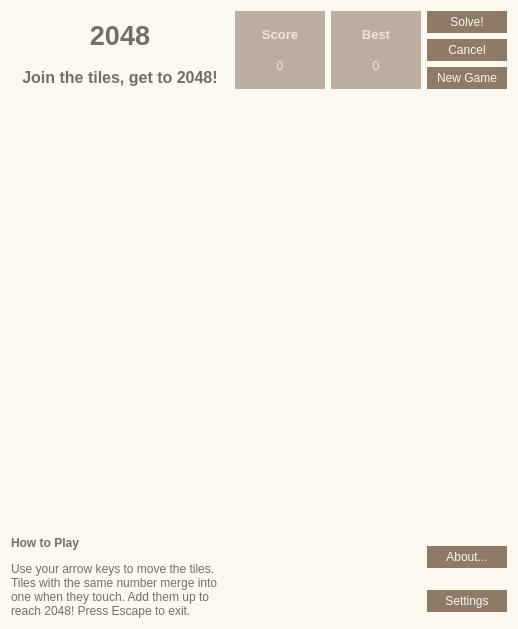
<?xml version="1.0" encoding="UTF-8"?>
<ui version="4.0">
 <class>MainUserInterfaceClass</class>
 <widget class="QMainWindow" name="MainUserInterfaceClass">
  <property name="geometry">
   <rect>
    <x>0</x>
    <y>0</y>
    <width>518</width>
    <height>629</height>
   </rect>
  </property>
  <property name="windowTitle">
   <string>2048</string>
  </property>
  <property name="styleSheet">
   <string notr="true">background-color: rgb(250,248,239);</string>
  </property>
  <widget class="QWidget" name="centralWidget">
   <layout class="QGridLayout" name="gridLayout">
    <item row="0" column="0" rowspan="2">
     <widget class="Label" name="lblTitle">
      <property name="styleSheet">
       <string notr="true">color: rgb(119,110,101);</string>
      </property>
      <property name="text">
       <string>&lt;html&gt;&lt;head/&gt;&lt;body&gt;&lt;p&gt;&lt;span style=&quot; font-size:20pt; font-weight:600;&quot;&gt;2048&lt;/span&gt;&lt;/p&gt;&lt;/body&gt;&lt;/html&gt;</string>
      </property>
      <property name="alignment">
       <set>Qt::AlignCenter</set>
      </property>
     </widget>
    </item>
    <item row="0" column="1" rowspan="3">
     <widget class="QFrame" name="frmScore">
      <property name="sizePolicy">
       <sizepolicy hsizetype="Fixed" vsizetype="Preferred">
        <horstretch>0</horstretch>
        <verstretch>0</verstretch>
       </sizepolicy>
      </property>
      <property name="minimumSize">
       <size>
        <width>90</width>
        <height>0</height>
       </size>
      </property>
      <property name="maximumSize">
       <size>
        <width>90</width>
        <height>16777215</height>
       </size>
      </property>
      <property name="styleSheet">
       <string notr="true">background-color: rgb(187, 173, 160);</string>
      </property>
      <property name="frameShape">
       <enum>QFrame::NoFrame</enum>
      </property>
      <property name="frameShadow">
       <enum>QFrame::Plain</enum>
      </property>
      <layout class="QVBoxLayout" name="verticalLayout">
       <item>
        <widget class="Label" name="lblScoreTitle">
         <property name="minimumSize">
          <size>
           <width>0</width>
           <height>0</height>
          </size>
         </property>
         <property name="maximumSize">
          <size>
           <width>16777215</width>
           <height>16777215</height>
          </size>
         </property>
         <property name="styleSheet">
          <string notr="true">background-color: rgb(187, 173, 160);
color: rgb(238, 228, 218);</string>
         </property>
         <property name="text">
          <string>&lt;html&gt;&lt;head/&gt;&lt;body&gt;&lt;p&gt;&lt;span style=&quot; font-size:10pt; font-weight:600;&quot;&gt;Score&lt;/span&gt;&lt;/p&gt;&lt;/body&gt;&lt;/html&gt;</string>
         </property>
         <property name="alignment">
          <set>Qt::AlignCenter</set>
         </property>
        </widget>
       </item>
       <item>
        <widget class="Label" name="lblScoreValue">
         <property name="sizePolicy">
          <sizepolicy hsizetype="Preferred" vsizetype="Preferred">
           <horstretch>0</horstretch>
           <verstretch>0</verstretch>
          </sizepolicy>
         </property>
         <property name="minimumSize">
          <size>
           <width>0</width>
           <height>0</height>
          </size>
         </property>
         <property name="maximumSize">
          <size>
           <width>16777215</width>
           <height>16777215</height>
          </size>
         </property>
         <property name="styleSheet">
          <string notr="true">background-color: rgb(187, 173, 160);
color: rgb(238, 228, 218);
font: 75 10pt &quot;MS Sans Serif&quot;;</string>
         </property>
         <property name="text">
          <string notr="true">0</string>
         </property>
         <property name="alignment">
          <set>Qt::AlignCenter</set>
         </property>
        </widget>
       </item>
      </layout>
     </widget>
    </item>
    <item row="0" column="2" rowspan="3">
     <widget class="QFrame" name="frmBest">
      <property name="sizePolicy">
       <sizepolicy hsizetype="Fixed" vsizetype="Preferred">
        <horstretch>0</horstretch>
        <verstretch>0</verstretch>
       </sizepolicy>
      </property>
      <property name="minimumSize">
       <size>
        <width>90</width>
        <height>0</height>
       </size>
      </property>
      <property name="maximumSize">
       <size>
        <width>90</width>
        <height>16777215</height>
       </size>
      </property>
      <property name="styleSheet">
       <string notr="true">background-color: rgb(187, 173, 160);</string>
      </property>
      <property name="frameShape">
       <enum>QFrame::NoFrame</enum>
      </property>
      <property name="frameShadow">
       <enum>QFrame::Plain</enum>
      </property>
      <layout class="QVBoxLayout" name="verticalLayout_2">
       <item>
        <widget class="Label" name="lblBestTitle">
         <property name="styleSheet">
          <string notr="true">background-color: rgb(187, 173, 160);
color: rgb(238, 228, 218);</string>
         </property>
         <property name="text">
          <string>&lt;html&gt;&lt;head/&gt;&lt;body&gt;&lt;p&gt;&lt;span style=&quot; font-size:10pt; font-weight:600;&quot;&gt;Best&lt;/span&gt;&lt;/p&gt;&lt;/body&gt;&lt;/html&gt;</string>
         </property>
         <property name="alignment">
          <set>Qt::AlignCenter</set>
         </property>
        </widget>
       </item>
       <item>
        <widget class="Label" name="lblBestValue">
         <property name="sizePolicy">
          <sizepolicy hsizetype="Preferred" vsizetype="Preferred">
           <horstretch>0</horstretch>
           <verstretch>0</verstretch>
          </sizepolicy>
         </property>
         <property name="minimumSize">
          <size>
           <width>0</width>
           <height>0</height>
          </size>
         </property>
         <property name="maximumSize">
          <size>
           <width>16777215</width>
           <height>16777215</height>
          </size>
         </property>
         <property name="font">
          <font>
           <family>MS Sans Serif</family>
           <pointsize>10</pointsize>
           <weight>9</weight>
           <italic>false</italic>
           <bold>false</bold>
          </font>
         </property>
         <property name="styleSheet">
          <string notr="true">background-color: rgb(187, 173, 160);
font: 75 10pt &quot;MS Sans Serif&quot;;
color: rgb(238, 228, 218);</string>
         </property>
         <property name="text">
          <string>0</string>
         </property>
         <property name="alignment">
          <set>Qt::AlignCenter</set>
         </property>
        </widget>
       </item>
      </layout>
     </widget>
    </item>
    <item row="0" column="3">
     <widget class="PushButton" name="pbSolve">
      <property name="minimumSize">
       <size>
        <width>80</width>
        <height>22</height>
       </size>
      </property>
      <property name="maximumSize">
       <size>
        <width>80</width>
        <height>22</height>
       </size>
      </property>
      <property name="focusPolicy">
       <enum>Qt::NoFocus</enum>
      </property>
      <property name="styleSheet">
       <string notr="true">background-color: rgb(143, 122, 102);
color: rgb(249, 246, 242);
border: 0px;
font: 75 10pt &quot;MS Shell Dlg 2&quot;;</string>
      </property>
      <property name="text">
       <string>Solve!</string>
      </property>
      <property name="flat">
       <bool>true</bool>
      </property>
     </widget>
    </item>
    <item row="1" column="3">
     <widget class="PushButton" name="pbCancel">
      <property name="minimumSize">
       <size>
        <width>80</width>
        <height>22</height>
       </size>
      </property>
      <property name="maximumSize">
       <size>
        <width>80</width>
        <height>22</height>
       </size>
      </property>
      <property name="focusPolicy">
       <enum>Qt::NoFocus</enum>
      </property>
      <property name="styleSheet">
       <string notr="true">background-color: rgb(143, 122, 102);
color: rgb(249, 246, 242);
border: 0px;
font: 75 10pt &quot;MS Shell Dlg 2&quot;;</string>
      </property>
      <property name="text">
       <string>Cancel</string>
      </property>
      <property name="flat">
       <bool>true</bool>
      </property>
     </widget>
    </item>
    <item row="2" column="0">
     <widget class="Label" name="lblInfo">
      <property name="styleSheet">
       <string notr="true">color: rgb(119, 110, 101);</string>
      </property>
      <property name="text">
       <string>&lt;html&gt;&lt;head/&gt;&lt;body&gt;&lt;p&gt;&lt;span style=&quot; font-size:12pt; font-weight:600;&quot;&gt;Join the tiles, get to 2048!&lt;/span&gt;&lt;/p&gt;&lt;/body&gt;&lt;/html&gt;</string>
      </property>
      <property name="alignment">
       <set>Qt::AlignCenter</set>
      </property>
     </widget>
    </item>
    <item row="2" column="3">
     <widget class="PushButton" name="pbNewGame">
      <property name="minimumSize">
       <size>
        <width>80</width>
        <height>22</height>
       </size>
      </property>
      <property name="maximumSize">
       <size>
        <width>80</width>
        <height>22</height>
       </size>
      </property>
      <property name="focusPolicy">
       <enum>Qt::NoFocus</enum>
      </property>
      <property name="styleSheet">
       <string notr="true">background-color: rgb(143, 122, 102);
color: rgb(249, 246, 242);
border: 0px;
font: 75 10pt &quot;MS Shell Dlg 2&quot;;</string>
      </property>
      <property name="text">
       <string>New Game</string>
      </property>
      <property name="flat">
       <bool>true</bool>
      </property>
     </widget>
    </item>
    <item row="3" column="0" colspan="2">
     <widget class="Board" name="gvBoard">
      <property name="focusPolicy">
       <enum>Qt::NoFocus</enum>
      </property>
      <property name="frameShape">
       <enum>QFrame::NoFrame</enum>
      </property>
      <property name="frameShadow">
       <enum>QFrame::Plain</enum>
      </property>
     </widget>
    </item>
    <item row="4" column="0" rowspan="2">
     <widget class="Label" name="lblHowToPlay">
      <property name="styleSheet">
       <string notr="true">color: rgb(119, 110, 101);</string>
      </property>
      <property name="text">
       <string>&lt;html&gt;&lt;head/&gt;&lt;body&gt;&lt;p&gt;&lt;span style=&quot; font-weight:600;&quot;&gt;How to Play&lt;/span&gt;&lt;/p&gt;&lt;p&gt;Use your arrow keys to move the tiles. Tiles with the same number merge into one when they touch. Add them up to reach 2048! Press Escape to exit.&lt;/p&gt;&lt;/body&gt;&lt;/html&gt;</string>
      </property>
      <property name="textFormat">
       <enum>Qt::RichText</enum>
      </property>
      <property name="wordWrap">
       <bool>true</bool>
      </property>
      <property name="openExternalLinks">
       <bool>true</bool>
      </property>
      <property name="textInteractionFlags">
       <set>Qt::TextBrowserInteraction</set>
      </property>
     </widget>
    </item>
    <item row="4" column="3">
     <widget class="PushButton" name="pbAbout">
      <property name="minimumSize">
       <size>
        <width>80</width>
        <height>22</height>
       </size>
      </property>
      <property name="maximumSize">
       <size>
        <width>80</width>
        <height>22</height>
       </size>
      </property>
      <property name="baseSize">
       <size>
        <width>0</width>
        <height>22</height>
       </size>
      </property>
      <property name="focusPolicy">
       <enum>Qt::NoFocus</enum>
      </property>
      <property name="styleSheet">
       <string notr="true">background-color: rgb(143, 122, 102);
color: rgb(249, 246, 242);
border: 0px;
font: 75 10pt &quot;MS Shell Dlg 2&quot;;</string>
      </property>
      <property name="text">
       <string>About...</string>
      </property>
      <property name="flat">
       <bool>true</bool>
      </property>
     </widget>
    </item>
    <item row="5" column="3">
     <widget class="PushButton" name="pbSettings">
      <property name="minimumSize">
       <size>
        <width>80</width>
        <height>22</height>
       </size>
      </property>
      <property name="maximumSize">
       <size>
        <width>80</width>
        <height>22</height>
       </size>
      </property>
      <property name="baseSize">
       <size>
        <width>0</width>
        <height>22</height>
       </size>
      </property>
      <property name="focusPolicy">
       <enum>Qt::NoFocus</enum>
      </property>
      <property name="styleSheet">
       <string notr="true">background-color: rgb(143, 122, 102);
color: rgb(249, 246, 242);
border: 0px;
font: 75 10pt &quot;MS Shell Dlg 2&quot;;</string>
      </property>
      <property name="text">
       <string>Settings</string>
      </property>
      <property name="flat">
       <bool>true</bool>
      </property>
     </widget>
    </item>
   </layout>
  </widget>
 </widget>
 <layoutdefault spacing="6" margin="11"/>
 <customwidgets>
  <customwidget>
   <class>Board</class>
   <extends>QGraphicsView</extends>
   <header>board.h</header>
  </customwidget>
  <customwidget>
   <class>Label</class>
   <extends>QLabel</extends>
   <header>Label.h</header>
  </customwidget>
  <customwidget>
   <class>PushButton</class>
   <extends>QPushButton</extends>
   <header>PushButton.h</header>
  </customwidget>
 </customwidgets>
 <resources>
  <include location="main.qrc"/>
 </resources>
 <connections/>
</ui>
